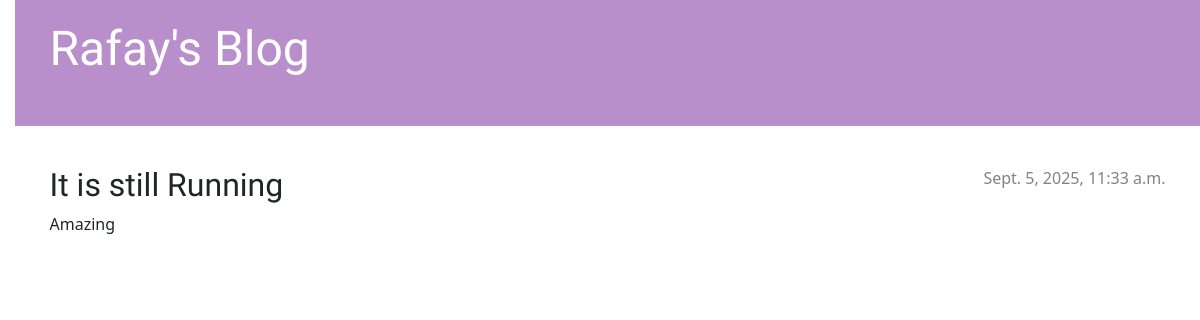
Before: /post/2/ with the older database file.
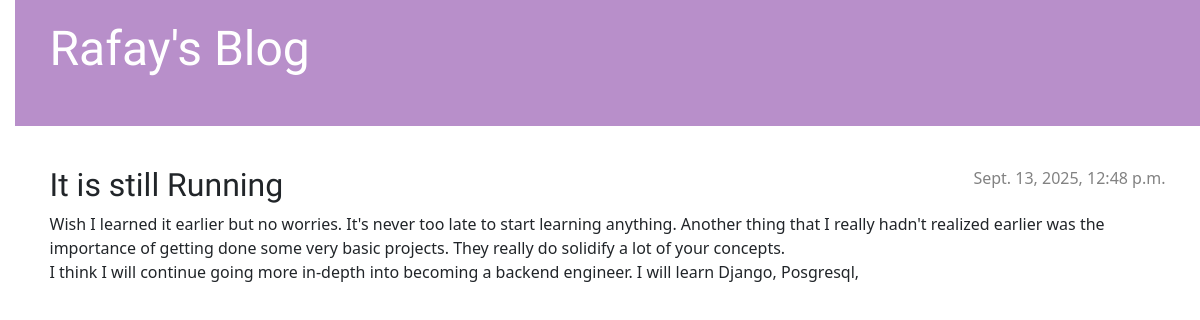
After: the same page with the newer database file.
### blog/models.py (models this page shows, shortened)
class Post(models.Model):
    author = models.ForeignKey(settings.AUTH_USER_MODEL, on_delete=models.CASCADE)
    title = models.CharField(max_length=200)
    text = models.TextField()
    created_date = models.DateTimeField(default=timezone.now)
    published_date = models.DateTimeField(blank=True, null=True)

### blog/views.py (the view)
# urls.py: path('post/<int:pk>/', views.post_detail, name='post_detail'),
def post_detail(request,pk):
    post = get_object_or_404(Post, pk = pk)
    return render(request, 'blog/post_detail.html', {'post': post})

### blog/templates/blog/post_detail.html (shortened to what this page needs)
{% extends 'blog/base.html' %}
{% block content %}
    <article class="post">
        {% if post.published_date %}
            <time class="date">
                {{ post.published_date }}
            </time>
        {% endif %}
        <h2>{{ post.title }}</h2>
        <p>{{ post.text|linebreaksbr }}</p>
    </article>
{% endblock %}

Changed rows visible on the page:
changed Post "It is still Running": published_date "Sept. 5, 2025, 11:33 a.m." → "Sept. 13, 2025, 12:48 p.m."; text "Amazing" → "Wish I learned it earlier but no worries. It's never too late to start learning anything. Another thing that I really hadn't realized earlier was the importance of getting done some very basic projects. They really do solidify a lot of your concepts. I think I will continue going more in-depth into becoming a backend engineer. I will learn Django, Posgresql,"
